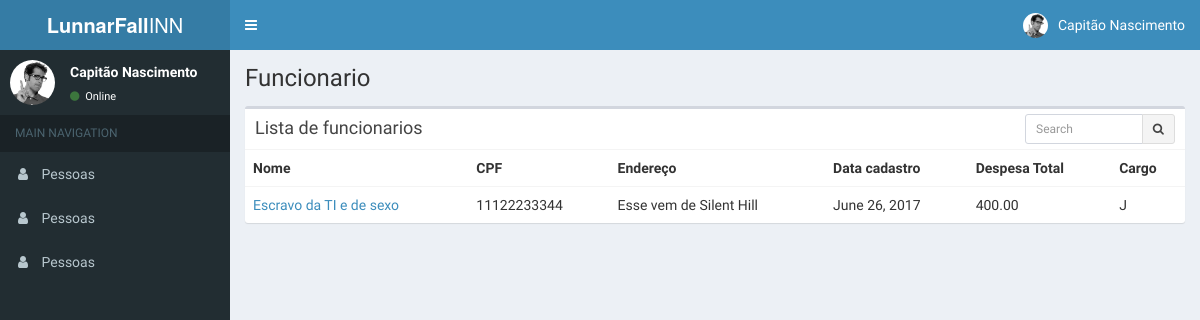
The page /pessoa/funcionario/ on the database as committed earlier.
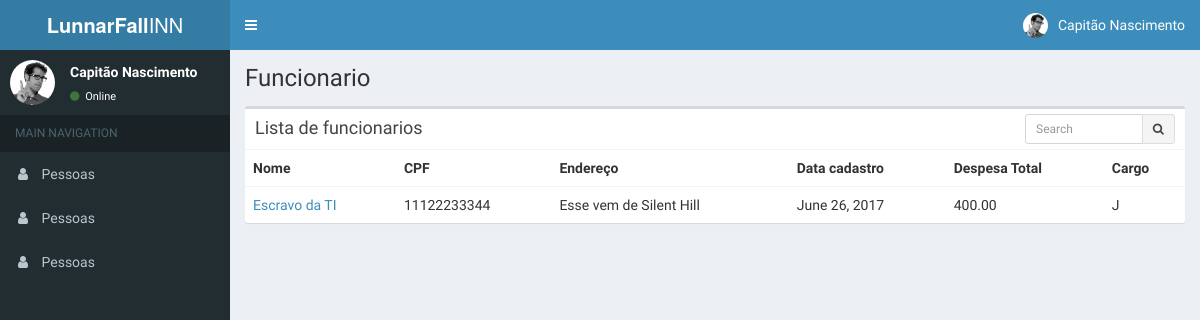
The same page on the database as committed later.
### pessoa/models.py (models this page shows, shortened)
class Pessoa(models.Model):
    nome = models.CharField(max_length=200)
    cpf = models.CharField(max_length=11)
    endereco = models.TextField(blank=True)
    class Meta:
        abstract = True

class Funcionario(Pessoa):
    CARGO = (
        ('C', 'Chefe'),
        ('M', 'Master'),
        ('J', 'Jedi'),
    )
    data_admissao = models.DateField()
    salario = models.DecimalField(decimal_places=2, max_digits=10)
    cargo = models.CharField(max_length=1, choices=CARGO)

### pessoa/views.py (the view)
class FuncionarioIndexView(PessoaIndexView):
    template_name = 'pessoa/funcionario_list.html'
    def get_queryset(self):
        all = Funcionario.objects.all()
        response = {
            'name_header': 'Funcionario',
            'all_people': all,
        }
        return response

### lunnarfall/templates/pessoa/funcionario_list.html
{% extends 'base/base.html' %}
{% block body %}
    <section class="content">
    <div class="row">
        <div class="col-xs-12">
            <div class="box">
                <div class="box-header">
                    <h3 class="box-title">Lista de funcionarios</h3>
                    <div class="box-tools">
                        <div class="input-group input-group-sm" style="width: 150px;">
                            <input type="text" name="table_search" class="form-control pull-right" placeholder="Search">
                            <div class="input-group-btn">
                                <button type="submit" class="btn btn-default"><i class="fa fa-search"></i></button>
                            </div>
                        </div>
                    </div>
                </div>
                <div class="box-body table-responsive no-padding">
                    <table class="table table-hover">
                        <tbody>
                        <tr>
                            <th>Nome</th>
                            <th>CPF</th>
                            <th>Endereço</th>
                            <th>Data cadastro</th>
                            <th>Despesa Total</th>
                            <th>Cargo</th>
                        </tr>
                        {% for funcionario in data.all_people %}
                            <tr>
                                <td><a href="{% url 'pessoa:detail' funcionario.pk %}">{{ funcionario.nome }}</a></td>
                                <td>{{ funcionario.cpf }}</td>
                                <td>{{ funcionario.endereco }}</td>
                                <td>{{ funcionario.data_admissao }}</td>
                                <td>{{ funcionario.salario }}</td>
                                <td>{{ funcionario.cargo }}</td>
                            </tr>
                        {% endfor %}
                        </tbody>
                    </table>
                </div>
            </div>
        </div>
    </div>
    </section>
{% endblock %}

Rows that differ between the two databases and show on the page:
changed Funcionario "Esse vem de Silent Hill": nome "Escravo da TI e de sexo" → "Escravo da TI"
